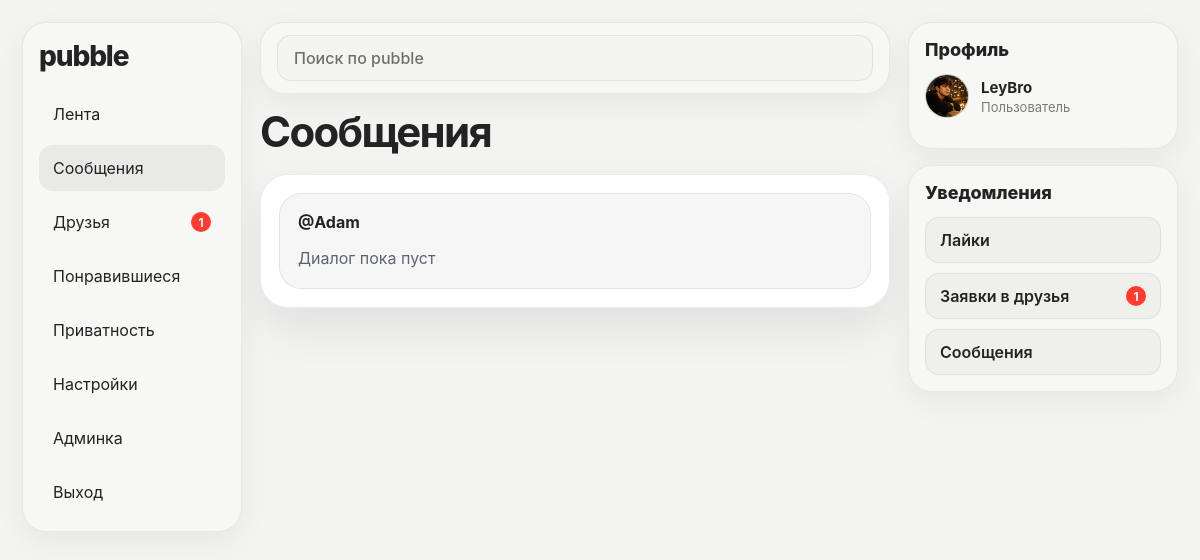
Page /messages (signed in) on the committed database.
### tables this page shows
CREATE TABLE conversations (
            id INTEGER PRIMARY KEY AUTOINCREMENT,
            user1_id INTEGER NOT NULL,
            user2_id INTEGER NOT NULL,
            created_at TIMESTAMP DEFAULT CURRENT_TIMESTAMP,
            UNIQUE(user1_id, user2_id),
            FOREIGN KEY (user1_id) REFERENCES users (id),
            FOREIGN KEY (user2_id) REFERENCES users (id)
        );

CREATE TABLE users (
            id INTEGER PRIMARY KEY AUTOINCREMENT,
            username TEXT NOT NULL UNIQUE,
            email TEXT NOT NULL UNIQUE,
            password TEXT NOT NULL,
            created_at TIMESTAMP DEFAULT CURRENT_TIMESTAMP
        , bio TEXT DEFAULT '', avatar_url TEXT DEFAULT '', message_privacy TEXT DEFAULT 'everyone', is_profile_private INTEGER DEFAULT 0, hide_posts INTEGER DEFAULT 0, hide_profile_photos INTEGER DEFAULT 0, email_verified INTEGER DEFAULT 0, email_verification_code TEXT DEFAULT '', password_reset_code TEXT DEFAULT '', password_reset_expires TEXT DEFAULT '', posts_visibility TEXT DEFAULT 'everyone', photos_visibility TEXT DEFAULT 'everyone', last_seen_at TIMESTAMP, is_banned INTEGER DEFAULT 0, ban_reason TEXT DEFAULT '', banned_at TIMESTAMP, is_admin INTEGER DEFAULT 0, is_moderator INTEGER DEFAULT 0);

### app.py (the view)
@app.route("/messages")
def conversations_list():
    if not session.get("user_id"):
        flash("Сначала войди в аккаунт")
        return redirect(url_for("login"))
    with get_db_connection() as conn:
        conversations = conn.execute("""
            SELECT
                conversations.id,
                CASE
                    WHEN conversations.user1_id = ? THEN u2.username
                    ELSE u1.username
                END AS other_username,
                (
                    SELECT messages.content
                    FROM messages
                    WHERE messages.conversation_id = conversations.id
                    ORDER BY messages.created_at DESC, messages.id DESC
                    LIMIT 1
                ) AS last_message,
                (
                    SELECT messages.sender_id
                    FROM messages
                    WHERE messages.conversation_id = conversations.id
                    ORDER BY messages.created_at DESC, messages.id DESC
                    LIMIT 1
                ) AS last_sender_id,
                (
                    SELECT users.username
                    FROM messages
                    JOIN users ON users.id = messages.sender_id
                    WHERE messages.conversation_id = conversations.id
                    ORDER BY messages.created_at DESC, messages.id DESC
                    LIMIT 1
                ) AS last_sender_username,
                (
                    SELECT messages.created_at
                    FROM messages
                    WHERE messages.conversation_id = conversations.id
                    ORDER BY messages.created_at DESC, messages.id DESC
                    LIMIT 1
                ) AS last_message_time,
                (
                    SELECT COUNT(*)
                    FROM messages
                    WHERE messages.conversation_id = conversations.id
                      AND messages.is_read = 0
                      AND messages.sender_id != ?
                ) AS unread_count
            FROM conversations
            JOIN users u1 ON conversations.user1_id = u1.id
            JOIN users u2 ON conversations.user2_id = u2.id
            WHERE conversations.user1_id = ? OR conversations.user2_id = ?
            ORDER BY last_message_time DESC, conversations.created_at DESC
        """, (
            session["user_id"],
            session["user_id"],
            session["user_id"],
            session["user_id"]
        )).fetchall()
        friends_notifications, messages_notifications = get_notifications(conn, session["user_id"])
    return render_template(
        "messages.html",
        conversations=conversations,
        friends_notifications=friends_notifications,
        messages_notifications=messages_notifications
    )

### app.py (called while the page is built)
def update_last_seen(user_id):
    if not user_id:
        return
    with get_db_connection() as conn:
        conn.execute("""
            UPDATE users
            SET last_seen_at = CURRENT_TIMESTAMP
            WHERE id = ?
        """, (user_id,))
        conn.commit()

def get_db_connection():
    conn = sqlite3.connect(DATABASE, timeout=10)
    conn.row_factory = sqlite3.Row
    return conn

def get_notifications(conn, user_id):
    if not user_id:
        return 0, 0
    friends_notifications = conn.execute("""
        SELECT COUNT(*)
        FROM friend_requests
        WHERE receiver_id = ? AND status = 'pending'
    """, (user_id,)).fetchone()[0]
    messages_notifications = conn.execute("""
        SELECT COUNT(*)
        FROM messages
        WHERE is_read = 0
          AND sender_id != ?
          AND conversation_id IN (
              SELECT id FROM conversations
              WHERE user1_id = ? OR user2_id = ?
          )
    """, (user_id, user_id, user_id)).fetchone()[0]
    return friends_notifications, messages_notifications

def is_admin_user(conn, user_id):
    if not user_id:
        return False
    user = conn.execute(
        "SELECT is_admin FROM users WHERE id = ?",
        (user_id,)
    ).fetchone()
    return bool(user and "is_admin" in user.keys() and user["is_admin"] == 1)

def is_moderator_user(conn, user_id):
    if not user_id:
        return False
    user = conn.execute(
        "SELECT is_moderator FROM users WHERE id = ?",
        (user_id,)
    ).fetchone()
    return bool(user and "is_moderator" in user.keys() and user["is_moderator"] == 1)

@app.before_request
def chek_maintenance():
    if MAINTENANCE_MODE:
        return "Сайт на техническом обслуживании.", 503

@app.before_request
def before_request_handler():
    if session.get("user_id"):
        update_last_seen(session["user_id"])

### templates/messages.html (shortened to what this page needs)
{% extends "base.html" %}
{% block content %}
<div class="page-top">
    <h1>Сообщения</h1>
</div>
<div class="messages-page-shell">
    <div class="messages-page-card">
        {% if conversations %}
            <div class="messages-list">
                {% for conversation in conversations %}
                    <a class="smart-conversation-card" href="/messages/{{ conversation.id }}">
                        <div class="conversation-top">
                            <div class="conversation-user-line">
                                <strong>@{{ conversation.other_username }}</strong>
                            </div>
                        </div>
                        <p class="conversation-preview">
                            {{ conversation.last_message or "Диалог пока пуст" }}
                        </p>
                    </a>
                {% endfor %}
            </div>
        {% else %}
            <div class="messages-empty">
                <div class="messages-empty-icon">💬</div>
                <h2>Диалогов пока нет</h2>
                <p>Когда кто-то напишет тебе или ты начнёшь диалог, он появится здесь.</p>
            </div>
        {% endif %}
    </div>
</div>
{% endblock %}

### templates/base.html (shortened to what this page needs)
{% set current_theme = session.get('theme', 'light') %}
{% set is_auth_page = request.path in ['/login', '/register', '/forgot-password'] %}
{% set is_chat_page = request.path.startswith('/messages/') %}
{% set is_logged_in = session.get('user_id') %}
<!DOCTYPE html>
<html lang="ru" data-theme="{{ current_theme }}">
<head>
    <link rel="stylesheet" href="{{ url_for('static', filename='style.css') }}">
</head>
<body class="{% if is_chat_page %}chat-body{% endif %}">
    {% if is_logged_in and not is_auth_page and not is_chat_page %}
        <div class="desktop-shell">
            <aside class="desktop-sidebar">
                <div class="desktop-sidebar-card">
                    <a class="desktop-logo" href="/">pubble</a>
                    <nav class="desktop-nav">
                        <a href="/" class="desktop-nav-link {% if request.path == '/' and request.args.get('tab') != 'popular' %}active{% endif %}">Лента</a>
                        <a href="/messages" class="desktop-nav-link {% if request.path.startswith('/messages') %}active{% endif %}">
                            <span>Сообщения</span>
                        </a>
                        <a href="/friends" class="desktop-nav-link {% if request.path == '/friends' %}active{% endif %}">
                            <span>Друзья</span>
                            {% if friends_notifications > 0 %}
                                <span class="desktop-nav-badge">{{ friends_notifications }}</span>
                            {% endif %}
                        </a>
                        <a href="/liked" class="desktop-nav-link {% if request.path == '/liked' %}active{% endif %}">Понравившиеся</a>
                        <a href="/privacy" class="desktop-nav-link {% if request.path == '/privacy' %}active{% endif %}">Приватность</a>
                        <a href="/settings" class="desktop-nav-link {% if request.path == '/settings' %}active{% endif %}">Настройки</a>
                        {% if is_admin %}
                            <a href="/admin" class="desktop-nav-link {% if request.path.startswith('/admin') %}active{% endif %}">
                                Админка
                            </a>
                        {% endif %}
                        <a href="/logout" class="desktop-nav-link">Выход</a>
                    </nav>
                </div>
            </aside>
            <div class="desktop-main-column">
                <header class="desktop-topbar">
                    <form class="desktop-search" method="GET" action="/search">
                        <input
                            type="text"
                            name="q"
                            placeholder="Поиск по pubble"
                            value="{{ request.args.get('q', '') }}"
                        >
                    </form>
                </header>
                <main class="desktop-content">
    {% else %}
                <main class="page-wrap {% if is_chat_page %}chat-page-wrap{% elif is_auth_page %}auth-clean-wrap{% else %}guest-clean-wrap{% endif %}">
    {% endif %}
                    {% block content %}{% endblock %}
                </main>
    {% if is_logged_in and not is_auth_page and not is_chat_page %}
            </div>
            <aside class="desktop-rightbar">
                <div class="desktop-side-card profile-side-card">
                    <h3 class="desktop-side-title">Профиль</h3>
                    <a class="profile-side-user" href="/profile/{{ session.get('username') }}">
                        <img
                            src="{{ url_for('static', filename=(session.get('avatar_url') or 'default-avatar.jpg')) }}"
                            alt="avatar"
                            class="profile-side-avatar"
                        >
                        <div class="profile-side-meta">
                            <strong>{{ session.get('username') }}</strong>
                            <span>{{ session.get('full_name') or 'Пользователь' }}</span>
                        </div>
                    </a>
                </div>
                <div class="desktop-side-card notifications-side-card">
                    <h3 class="desktop-side-title">Уведомления</h3>
                    <div class="notify-accordion">
                        <button class="notify-accordion-toggle" type="button" data-accordion-target="likesBox">
                            <span>Лайки</span>
                        </button>
                    </div>
                    <div class="notify-accordion">
                        <button class="notify-accordion-toggle" type="button" data-accordion-target="friendsBox">
                            <span>Заявки в друзья</span>
                            {% if friends_notifications > 0 %}
                                <span class="notify-count">{{ friends_notifications }}</span>
                            {% endif %}
                        </button>
                    </div>
                    <div class="notify-accordion">
                        <button class="notify-accordion-toggle" type="button" data-accordion-target="messagesBox">
                            <span>Сообщения</span>
                        </button>
                    </div>
                </div>
            </aside>
        </div>
    {% endif %}
</body>
</html>

### rows in the picture
conversations: other_username "Adam", last_message "Диалог пока пуст"
users: get "LeyBro"

### other values in the picture
{{ friends_notifications }} "1"
{{ session.get('full_name') or 'Пользователь' }} "Пользователь"
